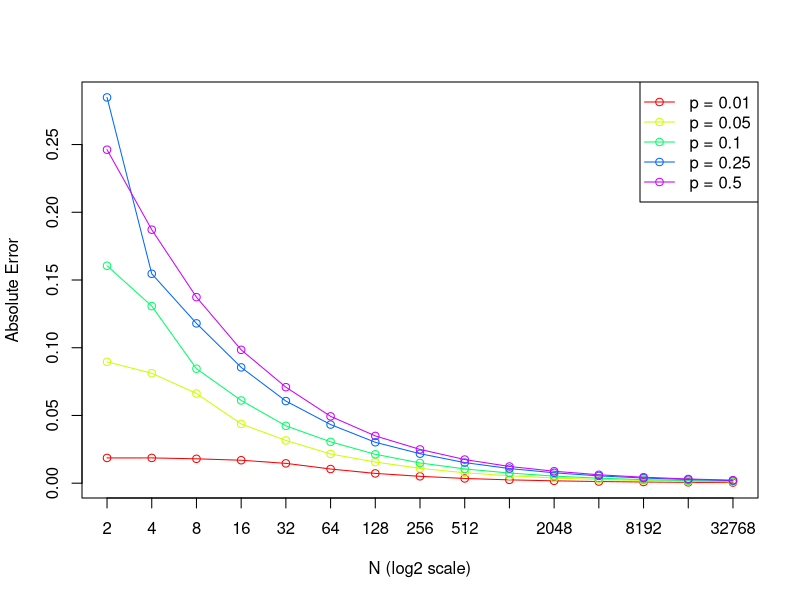
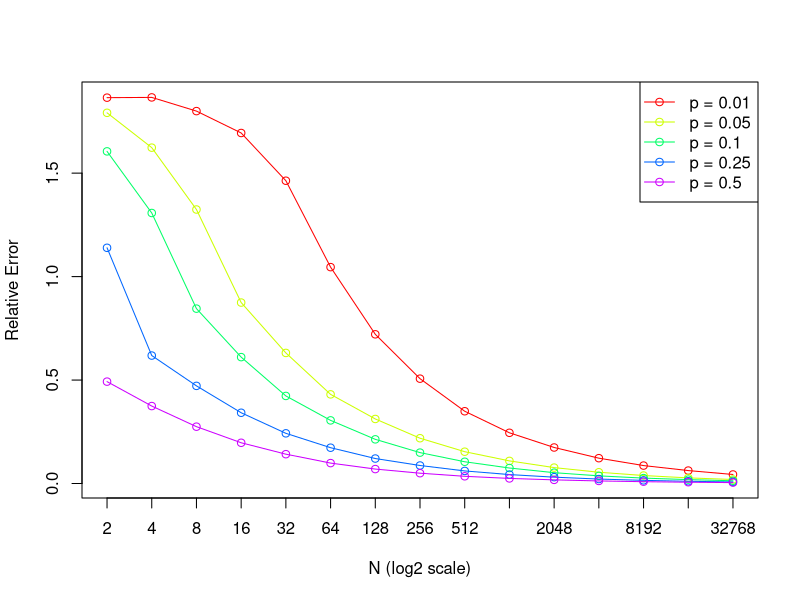

Write the R code that produced these figures, in order.
## ---- chunk 1
knitr::opts_chunk$set(echo = TRUE)
## ---- chunk 2


error_v4 <- function(r, n, p){
  d1 <- rbinom(r, n, p)
  phat <- d1 / n
  ae <- abs(phat - p)
  re <- ae / p
  c(mean(ae), mean(re))
}


# Initialize an empty data frame to store the results
results <- data.frame(n = numeric(), p = numeric(), ae = numeric(), re = numeric())

# Set up parameters for the experiment
r <- 5000  # Constant replicate number
probs <- c(0.01, 0.05, 0.10, 0.25, 0.50)
ni <- 2^seq(1, 15, by = 1)

# Loop through each combination of number of trials (n) and probability
for (p in probs) {
  for (n in ni){
    # Calculate errors using error_v4 function
   errors <- error_v4(r, n, p)
  
  # Store the results in the data frame
    results <- rbind(results, data.frame(n = n, p = p, ae = errors[1], re = errors[2]))
  }
}



ae_results <- results[, c("n", "p", "ae")]
re_results <- results[, c("n", "p", "re")]





# Create a new plot
plot(NULL, xlim = range(results$n), ylim = range(results$ae),
     xlab = "N (log2 scale)", ylab = "Absolute Error", log = "x", xaxt = "n")

# Generate a color palette
palette <- rainbow(length(unique(results$p)))

# Loop through each probability to draw the lines
for (i in 1:length(unique(results$p))) {
  p_subset <- subset(results, p == unique(results$p)[i])
  lines(p_subset$n, p_subset$ae, type = "o", col = palette[i], log = "x")
}

# Adding a legend
legend("topright", legend = paste("p =", unique(results$p)), col = palette, lty = 1, pch = 1)

# Custom axis for log scale
axis(1, at = unique(results$n), labels = unique(results$n))



# Create a new plot
plot(NULL, xlim = range(results$n), ylim = range(results$re),
     xlab = "N (log2 scale)", ylab = "Relative Error", log = "x", xaxt = "n")

# Generate a color palette
palette <- rainbow(length(unique(results$p)))

# Loop through each probability to draw the lines
for (i in 1:length(unique(results$p))) {
  p_subset <- subset(results, p == unique(results$p)[i])
  lines(p_subset$n, p_subset$re, type = "o", col = palette[i], log = "x")
}

# Adding a legend
legend("topright", legend = paste("p =", unique(results$p)), col = palette, lty = 1, pch = 1)

# Custom axis for log scale
axis(1, at = unique(results$n), labels = unique(results$n))
